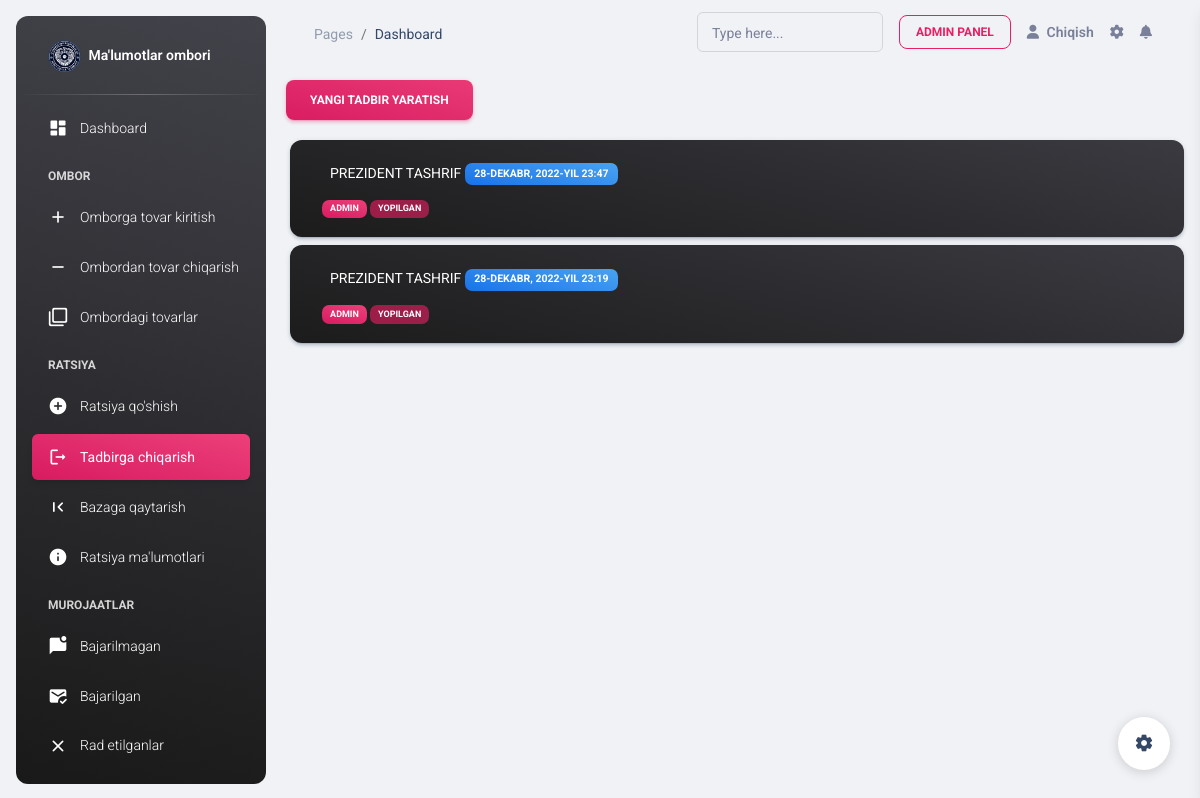
The page /waltalkie/out/ (signed in) on the database as committed earlier.
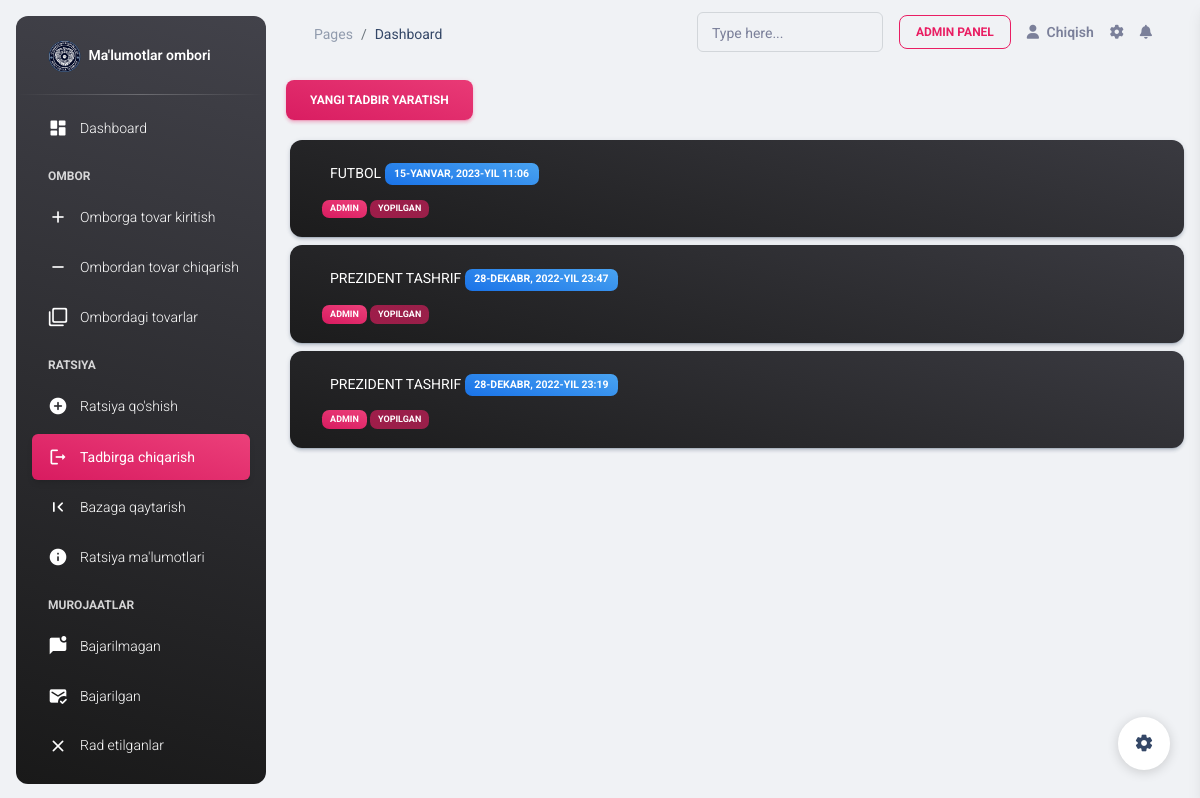
The same page on the database as committed later.
### warehouse/models.py (models this page shows, shortened)
class Event(models.Model):
    name = models.ForeignKey(EventName, on_delete=models.CASCADE, null=True, blank=True, default=None)
    opener = models.ForeignKey(CustomUser, on_delete=models.CASCADE)
    pub_date = models.DateTimeField(auto_now_add=True)
    closed_date = models.DateTimeField(null=True, blank=True)
    closed = models.BooleanField(default=False)

class EventName(models.Model):
    name = models.CharField(max_length=250)
    def __str__(self):
        return self.name

### accounts/models.py (models this page shows)
class CustomUser(AbstractUser):
    phone_number = models.CharField(max_length=60)

### warehouse/views.py (the view, shortened to what this page needs)
# urls.py: path('waltalkie/out/', WalTalKieView.as_view(), name='out_waltalkie'),
class WalTalKieView(LoginRequiredMixin, TemplateView):
    template_name = 'waltalkie.html'
    eventid = int()
    def get(self, request, *args, **kwargs):
        if 'event' in request.GET:
            name = EventName.objects.get(name__icontains=self.request.GET['event'])
            event = Event.objects.create(name=name, opener=self.request.user)
            self.eventid = event.pk
            context = self.get_context_data()
            return redirect('/waltalkie/out/?eviews=' + str(self.eventid))
        if 'eviews' in request.GET:
            event = Event.objects.get(pk=self.request.GET['eviews'])
            self.eventid = event.pk
            context = self.get_context_data()
            return self.render_to_response(context)
        context = dict()
        context['events'] = Event.objects.all()
        context['ename'] = EventName.objects.all()
        return render(request, 'event.html', context=context)

### templates/event.html (shortened to what this page needs)
{% extends 'base.html' %}
{% block content %}
    {% load static %}
    <body class="g-sidenav-show  bg-gray-200">
    {% include "aside.html" %}
    <main class="main-content position-relative max-height-vh-100 h-100 border-radius-lg ">
        {% include 'navbar.html' %}
        <div class="container">
            <button type="button" class="btn bg-gradient-primary my-3" data-bs-toggle="modal"
                    data-bs-target="#outdepot">
                Yangi tadbir yaratish
            </button>
            <div class="d-flex justify-content-between flex-column-reverse  flex-column mb-3">
                {% for event in events %}
                    <a href="{% url 'out_waltalkie' %}?eviews={{ event.id }}">
                        <div class="btn card  m-1 bg-gradient-dark text-lg-start">
                            <div class="card-body p-2">
                                <p class="text-uppercase text-white  p-lg-1 form-label text-xxl-start">{{ event.name.name }}
                                    <span
                                            class="badge bg-gradient-info">  {{ event.pub_date }}</span>
                                </p>      <span class=" badge bg-gradient-primary">{{ event.opener }} </span>
                                <span class=" badge bg-gradient-faded-{% if event.closed %}primary{% else %}danger{% endif %}">{% if event.closed %}
                                    Yopilgan{% else %}
                                    Yopilmagan{% endif %}</span>
                            </div>
                        </div>
                    </a>
                {% endfor %}
            </div>
        </div>
    </main>
    {% include 'settings.html' %}
    </body>
{% endblock content %}

Rows that differ between the two databases and show on the page:
added Event: name.name "FUTBOL", pub_date "15-YANVAR, 2023-YIL 11:06", opener "ADMIN", closed "YOPILGAN"
